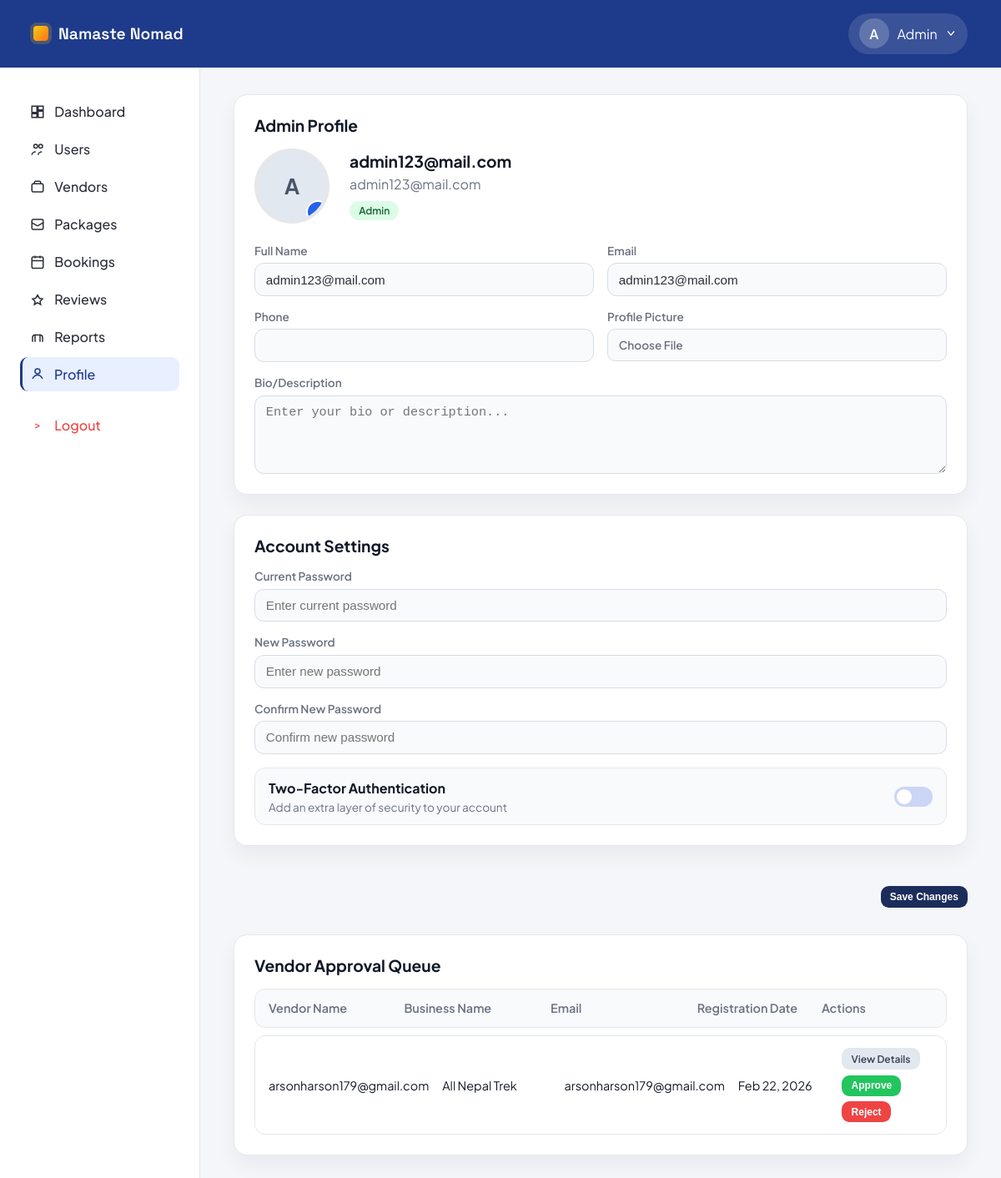
The app's page /accounts/admin/profile/ (signed in), older data.
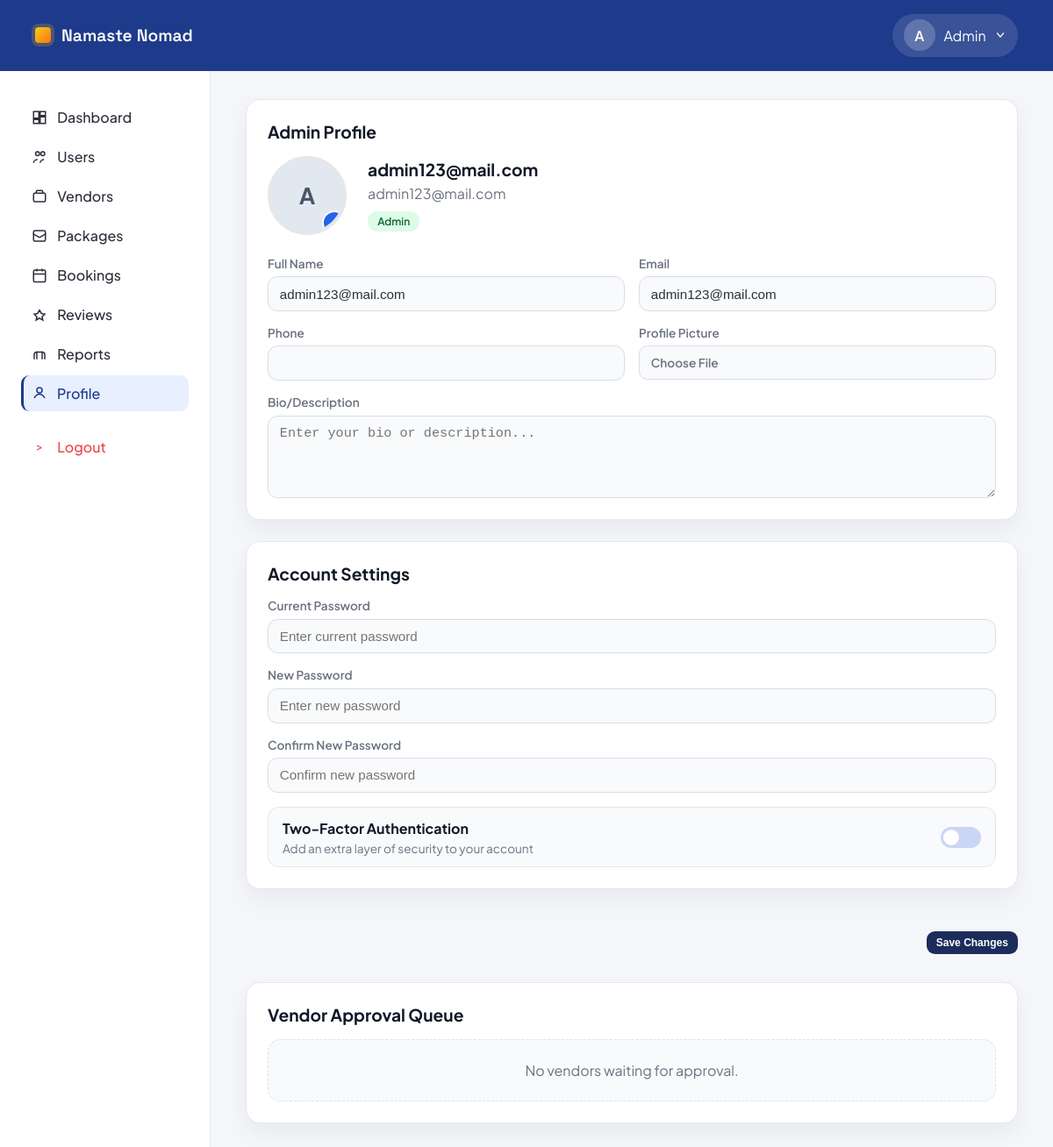
The same page, newer data.
### accounts/models.py (models this page shows, shortened)
class User(AbstractUser):
    USER_TYPE_CHOICES = (
        ('vendor', 'Vendor'),
        ('traveler', 'Traveler'),
        ('admin', 'Admin'),
    )
    user_type = models.CharField(max_length=10, choices=USER_TYPE_CHOICES)
    phone = models.CharField(max_length=20, blank=True, null=True)
    is_verified = models.BooleanField(default=False)

class VendorProfile(models.Model):
    user = models.OneToOneField(User, on_delete=models.CASCADE, related_name='vendor_profile')
    business_name = models.CharField(max_length=255)
    owner_name = models.CharField(max_length=255)
    tagline = models.CharField(max_length=255, blank=True)
    website = models.URLField(blank=True)
    license_number = models.CharField(max_length=100, blank=True)
    business_address = models.TextField(blank=True)
    description = models.TextField(blank=True)
    bank_name = models.CharField(max_length=120, blank=True)
    account_number = models.CharField(max_length=120, blank=True)
    routing_number = models.CharField(max_length=120, blank=True)
    paypal_email = models.EmailField(blank=True)
    logo = models.FileField(upload_to='vendor_logos/', blank=True, null=True)
    cover_image = models.FileField(upload_to='vendor_covers/', blank=True, null=True)
    business_license = models.FileField(upload_to='licenses/', blank=True, null=True)
    is_approved = models.BooleanField(default=False)
    created_at = models.DateTimeField(auto_now_add=True)

### accounts/views.py (the view, shortened to what this page needs)
# urls.py: path('admin/profile/', views.admin_profile, name='admin_profile'),
@admin_required
@csrf_protect
def admin_profile(request):
    profile = _get_admin_profile(request.user)
    if profile is None:
        profile = AdminProfile.objects.create(user=request.user)
    full_name = f"{request.user.first_name} {request.user.last_name}".strip() or request.user.username
    pending_vendors = User.objects.filter(
        user_type='vendor',
        vendor_profile__is_approved=False,
    ).select_related('vendor_profile').order_by('-date_joined')
    return render(request, 'accounts/admin_profile.html', {
        'profile': profile,
        'full_name': full_name,
        'pending_vendors': pending_vendors,
        'active_page': 'profile',
        'photo_required': profile.avatar is None,
    })

### accounts/templates/accounts/admin_profile.html (shortened to what this page needs)
{% load static %}
<!DOCTYPE html>
<html lang="en">
<head>
    <link rel="stylesheet" href="{% static 'css/vendor_dashboard.css' %}">
    <link rel="stylesheet" href="{% static 'css/admin_dashboard.css' %}">
</head>
<body class="admin-dashboard">
    <header class="topbar admin-topbar">
        <a class="brand" href="{% url 'home' %}">
            <span class="brand-mark"></span>
            <span class="brand-name">Namaste Nomad</span>
        </a>
        <div class="topbar-actions">
            <div class="admin-user">
                <div class="avatar">
                    <span>{{ request.user.first_name|default:"A"|slice:":1" }}</span>
                </div>
                <span>{{ request.user.first_name|default:"Admin" }}</span>
                <svg width="14" height="14" viewBox="0 0 20 20" fill="none" aria-hidden="true">
                    <path d="M5 7l5 6 5-6" stroke="currentColor" stroke-width="2" stroke-linecap="round" stroke-linejoin="round"/>
                </svg>
            </div>
        </div>
    </header>
    <div class="dashboard-shell admin-shell">
        <aside class="sidebar admin-sidebar">
            <nav class="sidebar-nav">
                <a class="nav-item {% if active_page == 'dashboard' %}active{% endif %}" href="{% url 'admin_dashboard' %}">
                    <span class="nav-icon">
                        <svg viewBox="0 0 24 24" fill="none" stroke="currentColor" stroke-width="2">
                            <path d="M3 13h8V3H3v10zM13 21h8V11h-8v10zM13 3h8v6h-8V3zM3 21h8v-6H3v6z"/>
                        </svg>
                    </span>
                    Dashboard
                </a>
                <a class="nav-item" href="{% url 'admin_dashboard' %}#users">
                    <span class="nav-icon">
                        <svg viewBox="0 0 24 24" fill="none" stroke="currentColor" stroke-width="2">
                            <circle cx="9" cy="7" r="3"/>
                            <circle cx="17" cy="7" r="3"/>
                            <path d="M3 21c0-3 3-5 6-5"/>
                            <path d="M13 21c0-3 3-5 6-5"/>
                        </svg>
                    </span>
                    Users
                </a>
                <a class="nav-item" href="{% url 'admin_dashboard' %}#vendors">
                    <span class="nav-icon">
                        <svg viewBox="0 0 24 24" fill="none" stroke="currentColor" stroke-width="2">
                            <rect x="3" y="7" width="18" height="13" rx="2"/>
                            <path d="M7 7V5a2 2 0 0 1 2-2h6a2 2 0 0 1 2 2v2"/>
                        </svg>
                    </span>
                    Vendors
                </a>
                <a class="nav-item" href="{% url 'admin_dashboard' %}#packages">
                    <span class="nav-icon">
                        <svg viewBox="0 0 24 24" fill="none" stroke="currentColor" stroke-width="2">
                            <path d="M21 8a2 2 0 0 1-1 1.73l-7 4a2 2 0 0 1-2 0l-7-4A2 2 0 0 1 3 8"/>
                            <path d="M3 8V6a2 2 0 0 1 2-2h14a2 2 0 0 1 2 2v2"/>
                            <path d="M3 8v10a2 2 0 0 0 2 2h14a2 2 0 0 0 2-2V8"/>
                        </svg>
                    </span>
                    Packages
                </a>
                <a class="nav-item" href="{% url 'admin_dashboard' %}#recent-activity">
                    <span class="nav-icon">
                        <svg viewBox="0 0 24 24" fill="none" stroke="currentColor" stroke-width="2">
                            <rect x="3" y="4" width="18" height="18" rx="2"/>
                            <path d="M16 2v4M8 2v4M3 10h18"/>
                        </svg>
                    </span>
                    Bookings
                </a>
                <a class="nav-item" href="{% url 'admin_dashboard' %}#recent-activity">
                    <span class="nav-icon">
                        <svg viewBox="0 0 24 24" fill="none" stroke="currentColor" stroke-width="2">
                            <path d="M12 17l-5 3 1-5-4-4 5-1 3-5 3 5 5 1-4 4 1 5-5-3z"/>
                        </svg>
                    </span>
                    Reviews
                </a>
                <a class="nav-item" href="{% url 'admin_dashboard' %}#quick-actions">
                    <span class="nav-icon">
                        <svg viewBox="0 0 24 24" fill="none" stroke="currentColor" stroke-width="2">
                            <path d="M4 21v-7a4 4 0 0 1 4-4h8a4 4 0 0 1 4 4v7"/>
                            <path d="M8 21V9"/>
                            <path d="M16 21V9"/>
                        </svg>
                    </span>
                    Reports
                </a>
                <a class="nav-item {% if active_page == 'profile' %}active{% endif %}" href="{% url 'admin_profile' %}">
                    <span class="nav-icon">
                        <svg viewBox="0 0 24 24" fill="none" stroke="currentColor" stroke-width="2">
                            <circle cx="12" cy="8" r="4"/>
                            <path d="M4 20c2-4 6-6 8-6s6 2 8 6"/>
                        </svg>
                    </span>
                    Profile
                </a>
                <a class="nav-item logout" href="{% url 'logout' %}">
                    <span class="nav-icon">&gt;</span>
                    Logout
                </a>
            </nav>
        </aside>
        <main class="dashboard-main admin-main">
            <form class="admin-profile-form" method="POST" enctype="multipart/form-data">
                <section class="admin-card admin-profile-card">
                    <h2>Admin Profile</h2>
                    <div class="profile-hero">
                    <div class="profile-avatar {% if photo_required %}missing{% endif %}">
                        {% if profile.avatar %}
                            <img src="{{ profile.avatar.url }}" alt="Admin Avatar">
                        {% else %}
                            <div class="avatar-fallback">{{ request.user.first_name|default:"A"|slice:":1" }}</div>
                        {% endif %}
                            <label class="avatar-upload" for="adminAvatar">
                                <span>+</span>
                            </label>
                        </div>
                        <div class="profile-meta">
                            <h3>{{ full_name }}</h3>
                            <p>{{ request.user.email }}</p>
                            <span class="role-pill">Admin</span>
                        </div>
                    </div>
                    <div class="profile-grid">
                        <div class="form-group">
                            <label>Full Name</label>
                            <input class="form-control" type="text" name="full_name" value="{{ full_name }}">
                        </div>
                        <div class="form-group">
                            <label>Email</label>
                            <input class="form-control" type="email" name="email" value="{{ request.user.email }}">
                        </div>
                        <div class="form-group">
                            <label>Phone</label>
                            <input class="form-control" type="text" name="phone" value="{{ request.user.phone|default:'' }}">
                        </div>
                        <div class="form-group">
                            <label>Profile Picture</label>
                            <label class="file-field" for="adminAvatar">
                                <span>Choose File</span>
                            </label>
                        </div>
                        <div class="form-group span-2">
                            <label>Bio/Description</label>
                            <textarea class="form-control" name="bio" rows="4" placeholder="Enter your bio or description...">{{ profile.bio }}</textarea>
                        </div>
                    </div>
                </section>
                <section class="admin-card account-settings">
                    <h2>Account Settings</h2>
                    <div class="profile-grid">
                        <div class="form-group span-2">
                            <label>Current Password</label>
                            <input class="form-control" type="password" name="current_password" placeholder="Enter current password">
                        </div>
                        <div class="form-group span-2">
                            <label>New Password</label>
                            <input class="form-control" type="password" name="new_password" placeholder="Enter new password">
                        </div>
                        <div class="form-group span-2">
                            <label>Confirm New Password</label>
                            <input class="form-control" type="password" name="confirm_password" placeholder="Confirm new password">
                        </div>
                        <div class="form-group span-2">
                            <div class="toggle-row">
                                <div>
                                    <strong>Two-Factor Authentication</strong>
                                    <p>Add an extra layer of security to your account</p>
                                </div>
                                <label class="toggle-switch">
                                    <span class="slider"></span>
                                </label>
                            </div>
                        </div>
                    </div>
                </section>
                <div class="form-actions">
                    <button class="btn neutral" type="submit">Save Changes</button>
                </div>
            </form>
            <section class="admin-card approval-queue">
                <h2>Vendor Approval Queue</h2>
                {% if pending_vendors %}
                    <div class="approval-table">
                        <div class="approval-row header">
                            <span>Vendor Name</span>
                            <span>Business Name</span>
                            <span>Email</span>
                            <span>Registration Date</span>
                            <span>Actions</span>
                        </div>
                        {% for vendor in pending_vendors %}
                            <div class="approval-row">
                                <span>{{ vendor.get_full_name|default:vendor.email }}</span>
                                <span>{{ vendor.vendor_profile.business_name|default:"-" }}</span>
                                <span>{{ vendor.email }}</span>
                                <span>{{ vendor.date_joined|date:"M d, Y" }}</span>
                                <span class="approval-actions">
                                    <a class="btn small secondary" href="{% url 'admin_vendor_detail' vendor.id %}">View Details</a>
                                    <form method="POST" action="{% url 'admin_vendor_action' vendor.id %}">
                                        <button class="btn small success" type="submit">Approve</button>
                                    </form>
                                    <form method="POST" action="{% url 'admin_vendor_action' vendor.id %}">
                                        <button class="btn small danger" type="submit">Reject</button>
                                    </form>
                                </span>
                            </div>
                        {% endfor %}
                    </div>
                {% else %}
                    <div class="empty-state">No vendors waiting for approval.</div>
                {% endif %}
            </section>
        </main>
    </div>
</body>
</html>

Row changes from the older to the newer data that the page shows:
no longer on this page (row edited): User: get_full_name "arsonharson179@gmail.com", vendor_profile.business_name "All Nepal Trek", email "arsonharson179@gmail.com", date_joined "Feb 22, 2026"
Text that changed along with them:
text no longer shown: "Vendor Name Business Name Email Registration Date Actions"
text now shown: "No vendors waiting for approval."
